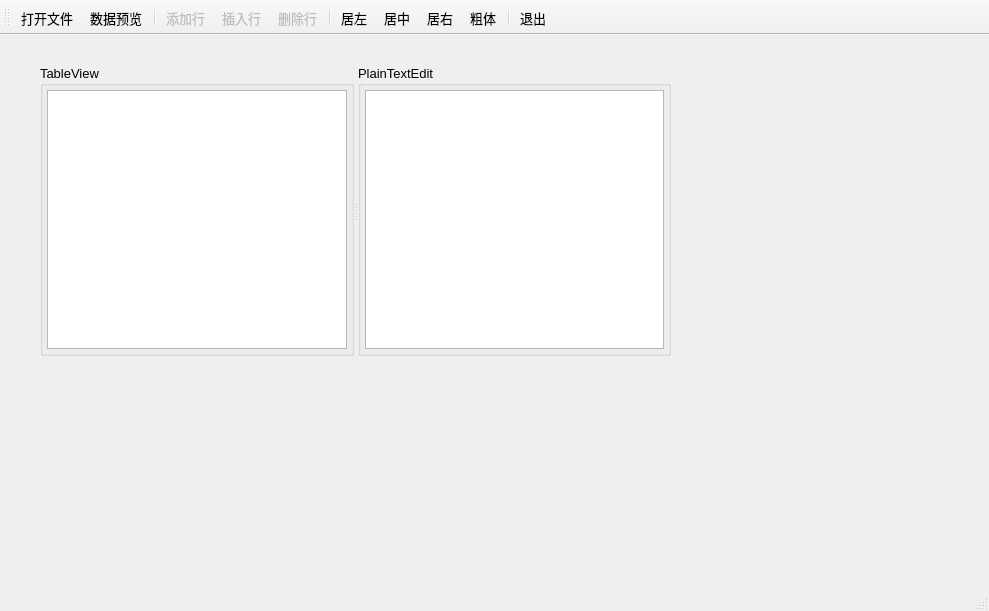
<?xml version="1.0" encoding="UTF-8"?>
<ui version="4.0">
 <class>MainWindow</class>
 <widget class="QMainWindow" name="MainWindow">
  <property name="geometry">
   <rect>
    <x>0</x>
    <y>0</y>
    <width>989</width>
    <height>611</height>
   </rect>
  </property>
  <property name="font">
   <font>
    <pointsize>10</pointsize>
   </font>
  </property>
  <property name="windowTitle">
   <string>QStandardItemModel和QTableView</string>
  </property>
  <widget class="QWidget" name="centralWidget">
   <widget class="QSplitter" name="splitter">
    <property name="geometry">
     <rect>
      <x>40</x>
      <y>30</y>
      <width>631</width>
      <height>291</height>
     </rect>
    </property>
    <property name="orientation">
     <enum>Qt::Horizontal</enum>
    </property>
    <widget class="QGroupBox" name="groupBox">
     <property name="title">
      <string>TableView</string>
     </property>
     <layout class="QVBoxLayout" name="verticalLayout">
      <property name="leftMargin">
       <number>4</number>
      </property>
      <property name="topMargin">
       <number>4</number>
      </property>
      <property name="rightMargin">
       <number>4</number>
      </property>
      <property name="bottomMargin">
       <number>4</number>
      </property>
      <item>
       <widget class="QTableView" name="tableView">
        <property name="alternatingRowColors">
         <bool>true</bool>
        </property>
        <property name="sortingEnabled">
         <bool>true</bool>
        </property>
       </widget>
      </item>
     </layout>
    </widget>
    <widget class="QGroupBox" name="groupBox_2">
     <property name="title">
      <string>PlainTextEdit</string>
     </property>
     <layout class="QVBoxLayout" name="verticalLayout_2">
      <property name="leftMargin">
       <number>4</number>
      </property>
      <property name="topMargin">
       <number>4</number>
      </property>
      <property name="rightMargin">
       <number>4</number>
      </property>
      <property name="bottomMargin">
       <number>4</number>
      </property>
      <item>
       <widget class="QPlainTextEdit" name="plainTextEdit">
        <property name="lineWrapMode">
         <enum>QPlainTextEdit::NoWrap</enum>
        </property>
       </widget>
      </item>
     </layout>
    </widget>
   </widget>
  </widget>
  <widget class="QToolBar" name="mainToolBar">
   <property name="toolButtonStyle">
    <enum>Qt::ToolButtonTextUnderIcon</enum>
   </property>
   <attribute name="toolBarArea">
    <enum>TopToolBarArea</enum>
   </attribute>
   <attribute name="toolBarBreak">
    <bool>false</bool>
   </attribute>
   <addaction name="actOpen"/>
   <addaction name="actModelData"/>
   <addaction name="separator"/>
   <addaction name="actAppend"/>
   <addaction name="actInsert"/>
   <addaction name="actDelete"/>
   <addaction name="separator"/>
   <addaction name="actAlignLeft"/>
   <addaction name="actAlignCenter"/>
   <addaction name="actAlignRight"/>
   <addaction name="actFontBold"/>
   <addaction name="separator"/>
   <addaction name="actExit"/>
  </widget>
  <widget class="QStatusBar" name="statusBar"/>
  <action name="actOpen">
   <property name="icon">
    <iconset>
     <normaloff>:/images/icons/open.bmp</normaloff>:/images/icons/open.bmp</iconset>
   </property>
   <property name="text">
    <string>打开文件</string>
   </property>
   <property name="toolTip">
    <string>打开文件</string>
   </property>
  </action>
  <action name="actSave">
   <property name="enabled">
    <bool>false</bool>
   </property>
   <property name="icon">
    <iconset>
     <normaloff>:/images/icons/save.bmp</normaloff>:/images/icons/save.bmp</iconset>
   </property>
   <property name="text">
    <string>另存文件</string>
   </property>
   <property name="toolTip">
    <string>表格内容另存为文件</string>
   </property>
  </action>
  <action name="actAppend">
   <property name="enabled">
    <bool>false</bool>
   </property>
   <property name="icon">
    <iconset>
     <normaloff>:/images/icons/append.bmp</normaloff>:/images/icons/append.bmp</iconset>
   </property>
   <property name="text">
    <string>添加行</string>
   </property>
   <property name="toolTip">
    <string>添加一行</string>
   </property>
  </action>
  <action name="actInsert">
   <property name="enabled">
    <bool>false</bool>
   </property>
   <property name="icon">
    <iconset>
     <normaloff>:/images/icons/306.bmp</normaloff>:/images/icons/306.bmp</iconset>
   </property>
   <property name="text">
    <string>插入行</string>
   </property>
   <property name="toolTip">
    <string>插入一行</string>
   </property>
  </action>
  <action name="actDelete">
   <property name="enabled">
    <bool>false</bool>
   </property>
   <property name="icon">
    <iconset>
     <normaloff>:/images/icons/delete.bmp</normaloff>:/images/icons/delete.bmp</iconset>
   </property>
   <property name="text">
    <string>删除行</string>
   </property>
   <property name="toolTip">
    <string>删除当前行</string>
   </property>
  </action>
  <action name="actExit">
   <property name="icon">
    <iconset>
     <normaloff>:/images/icons/exit.bmp</normaloff>:/images/icons/exit.bmp</iconset>
   </property>
   <property name="text">
    <string>退出</string>
   </property>
   <property name="toolTip">
    <string>退出</string>
   </property>
  </action>
  <action name="actModelData">
   <property name="icon">
    <iconset>
     <normaloff>:/images/icons/export1.bmp</normaloff>:/images/icons/export1.bmp</iconset>
   </property>
   <property name="text">
    <string>数据预览</string>
   </property>
   <property name="toolTip">
    <string>模型数据显示到文本框里</string>
   </property>
  </action>
  <action name="actAlignLeft">
   <property name="icon">
    <iconset>
     <normaloff>:/images/icons/508.bmp</normaloff>:/images/icons/508.bmp</iconset>
   </property>
   <property name="text">
    <string>居左</string>
   </property>
   <property name="toolTip">
    <string>文字左对齐</string>
   </property>
  </action>
  <action name="actAlignCenter">
   <property name="icon">
    <iconset>
     <normaloff>:/images/icons/510.bmp</normaloff>:/images/icons/510.bmp</iconset>
   </property>
   <property name="text">
    <string>居中</string>
   </property>
   <property name="toolTip">
    <string>文字居中</string>
   </property>
  </action>
  <action name="actAlignRight">
   <property name="icon">
    <iconset>
     <normaloff>:/images/icons/512.bmp</normaloff>:/images/icons/512.bmp</iconset>
   </property>
   <property name="text">
    <string>居右</string>
   </property>
   <property name="toolTip">
    <string>文字右对齐</string>
   </property>
  </action>
  <action name="actFontBold">
   <property name="checkable">
    <bool>true</bool>
   </property>
   <property name="icon">
    <iconset>
     <normaloff>:/images/icons/500.bmp</normaloff>:/images/icons/500.bmp</iconset>
   </property>
   <property name="text">
    <string>粗体</string>
   </property>
   <property name="toolTip">
    <string>粗体字体</string>
   </property>
  </action>
 </widget>
 <layoutdefault spacing="6" margin="11"/>
 <resources>
  <include location="../qrc/res.qrc"/>
 </resources>
 <connections>
  <connection>
   <sender>actExit</sender>
   <signal>triggered()</signal>
   <receiver>MainWindow</receiver>
   <slot>close()</slot>
   <hints>
    <hint type="sourcelabel">
     <x>-1</x>
     <y>-1</y>
    </hint>
    <hint type="destinationlabel">
     <x>433</x>
     <y>266</y>
    </hint>
   </hints>
  </connection>
 </connections>
</ui>
